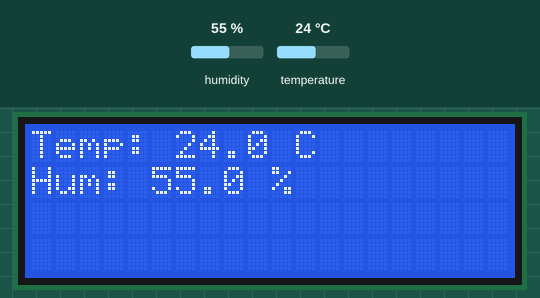
The program below on a simulated Raspberry Pi (BCM pin numbers). Parts: 20×4 character LCD. Inputs (shaded band) come from the test bench; at power-on: humidity 55 %, temperature 24 °C. What the program prints to the terminal is not drawn.

Above: at 1.2 s.
1.3 s: humidity set to 22 %
At 3.5 s:
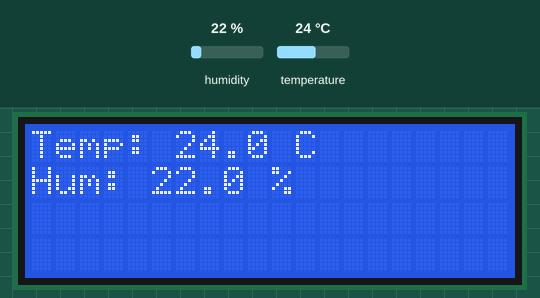
6.4 s: temperature set to 12 °C
At 8.1 s:
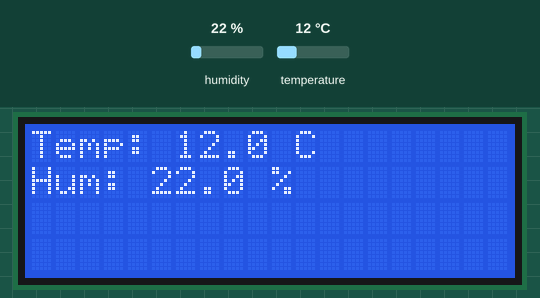
9.5 s: humidity set to 40 %
At 12.6 s:
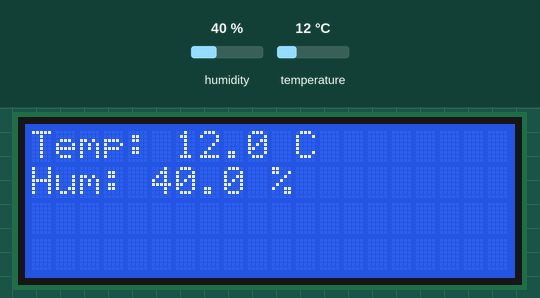
15.7 s: temperature set to 19 °C
At 16.53 s:
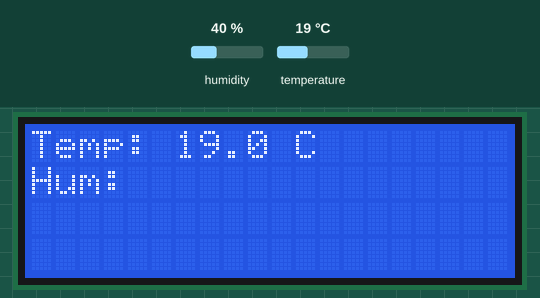
Timing chart, 0 to 18.7 s (numbered marks = the images above; inputs shaded):
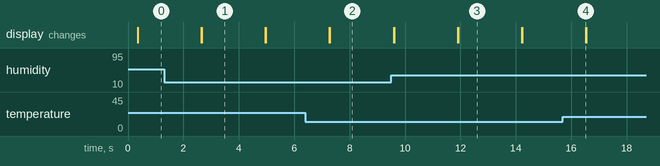

The program:

main.py
```python
from sensor import DHT11Sensor
from display import LCDDisplay
from utils import delay

def main():
    sensor = DHT11Sensor()
    lcd = LCDDisplay()

    print("Iniciando sistema de monitoreo en LCD...")

    while True:
        temp, hum = sensor.read_data()

        if temp is not None and hum is not None:
            # Imprime en terminal para que monitorees
            print(f"Datos leídos -> T:{temp:.1f}°C H:{hum:.1f}%")
            # Muestra en la pantalla LCD
            lcd.show_message(f"Temp: {temp:.1f} C", f"Hum: {hum:.1f} %")
        else:
            print("Fallo en lectura, reintentando...")
            lcd.show_message("Sensor", "sin lectura")

        delay(2)

if __name__ == "__main__":
    main()
```

sensor.py
```python
import adafruit_dht
import board
import time

class DHT11Sensor:
    def __init__(self, pin=board.D23):
        self.sensor = adafruit_dht.DHT11(pin)

    def read_data(self):
        try:
            temperature = self.sensor.temperature
            humidity = self.sensor.humidity
            return temperature, humidity
        except RuntimeError as e:
            print(f"[WARN] Lectura fallida: {e}")
            return None, None
```

display.py
```python
from RPLCD.i2c import CharLCD

class LCDDisplay:
    def __init__(self, address=0x27):
        self.lcd = CharLCD('PCF8574', address)
        self.lcd.clear()

    def show_message(self, line1, line2=""):
        self.lcd.clear()
        self.lcd.write_string(line1.ljust(16))
        if line2:
            self.lcd.write_string('\r\n')
            self.lcd.write_string(line2.ljust(16))
```

utils.py
```python
import time

def delay(seconds):
    try:
        time.sleep(seconds)
    except KeyboardInterrupt:
        print("Interrupción del usuario.")
```

Measured:
- after the input at 1.3 s, the display: first differs from a run without the input after 1.4 s (image 1)
- after the input at 6.4 s, the display: first changes after 0.87 s (image 2 shows a later state)
- after the input at 9.5 s, the display: first differs from a run without the input after 2.4 s (image 3)
- after the input at 15.7 s, the display: changes after 0.83 s (image 4)
- what the display in image 1 shows lasts 2.3 s, from 2.7 s to 5.0 s
